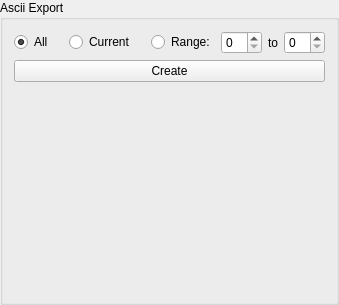
<?xml version="1.0" encoding="UTF-8"?>
<ui version="4.0">
 <class>Intensity_map</class>
 <widget class="QGroupBox" name="Intensity_map">
  <property name="geometry">
   <rect>
    <x>0</x>
    <y>0</y>
    <width>330</width>
    <height>305</height>
   </rect>
  </property>
  <property name="sizePolicy">
   <sizepolicy hsizetype="Preferred" vsizetype="Preferred">
    <horstretch>0</horstretch>
    <verstretch>0</verstretch>
   </sizepolicy>
  </property>
  <property name="windowTitle">
   <string>Intenity Map</string>
  </property>
  <property name="title">
   <string>Ascii Export</string>
  </property>
  <layout class="QVBoxLayout" name="verticalLayout">
   <item>
    <layout class="QHBoxLayout" name="horizontalLayout">
     <item>
      <widget class="QRadioButton" name="all_radio">
       <property name="sizePolicy">
        <sizepolicy hsizetype="Minimum" vsizetype="Fixed">
         <horstretch>0</horstretch>
         <verstretch>0</verstretch>
        </sizepolicy>
       </property>
       <property name="text">
        <string>All</string>
       </property>
       <property name="checked">
        <bool>true</bool>
       </property>
      </widget>
     </item>
     <item>
      <spacer name="horizontalSpacer">
       <property name="orientation">
        <enum>Qt::Horizontal</enum>
       </property>
       <property name="sizeType">
        <enum>QSizePolicy::MinimumExpanding</enum>
       </property>
       <property name="sizeHint" stdset="0">
        <size>
         <width>10</width>
         <height>20</height>
        </size>
       </property>
      </spacer>
     </item>
     <item>
      <widget class="QRadioButton" name="current_radio">
       <property name="text">
        <string>Current</string>
       </property>
      </widget>
     </item>
     <item>
      <spacer name="horizontalSpacer_2">
       <property name="orientation">
        <enum>Qt::Horizontal</enum>
       </property>
       <property name="sizeType">
        <enum>QSizePolicy::MinimumExpanding</enum>
       </property>
       <property name="sizeHint" stdset="0">
        <size>
         <width>10</width>
         <height>20</height>
        </size>
       </property>
      </spacer>
     </item>
     <item>
      <widget class="QRadioButton" name="range_radio">
       <property name="text">
        <string>Range:</string>
       </property>
      </widget>
     </item>
     <item>
      <widget class="QSpinBox" name="rangemin_spin"/>
     </item>
     <item>
      <widget class="QLabel" name="label_2">
       <property name="text">
        <string>to</string>
       </property>
      </widget>
     </item>
     <item>
      <widget class="QSpinBox" name="rangemax_spin"/>
     </item>
    </layout>
   </item>
   <item>
    <layout class="QGridLayout" name="gridLayout">
     <item row="0" column="0">
      <widget class="QPushButton" name="CreateButton">
       <property name="text">
        <string>Create</string>
       </property>
      </widget>
     </item>
    </layout>
   </item>
   <item>
    <spacer name="verticalSpacer">
     <property name="orientation">
      <enum>Qt::Vertical</enum>
     </property>
     <property name="sizeHint" stdset="0">
      <size>
       <width>20</width>
       <height>40</height>
      </size>
     </property>
    </spacer>
   </item>
  </layout>
 </widget>
 <resources/>
 <connections>
  <connection>
   <sender>CreateButton</sender>
   <signal>clicked()</signal>
   <receiver>Intensity_map</receiver>
   <slot>CreateMap()</slot>
   <hints>
    <hint type="sourcelabel">
     <x>175</x>
     <y>73</y>
    </hint>
    <hint type="destinationlabel">
     <x>133</x>
     <y>165</y>
    </hint>
   </hints>
  </connection>
 </connections>
 <slots>
  <slot>CreateMap()</slot>
 </slots>
</ui>
